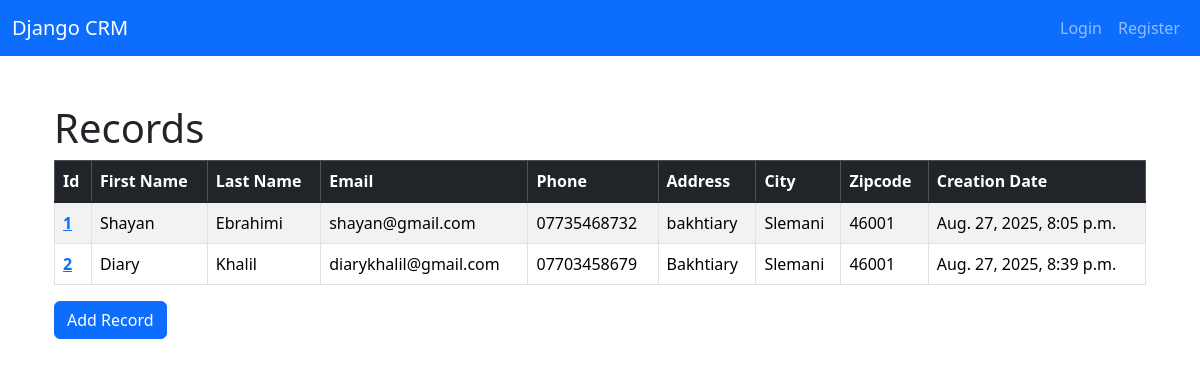
The app's page /, older data.
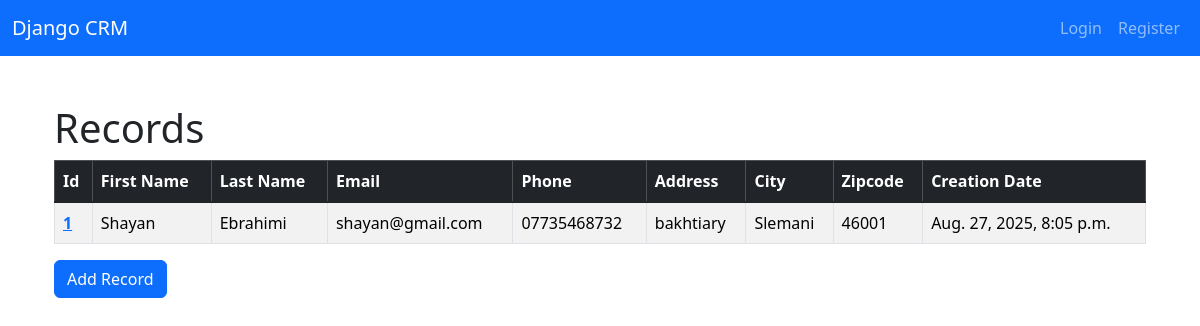
The same page, newer data.
### website/models.py (models this page shows, shortened)
class Record(models.Model):
    created_at = models.DateTimeField(auto_now_add=True)
    first_name = models.CharField(max_length=100)
    last_name = models.CharField(max_length=100)
    email = models.CharField(max_length=100)
    phone_number = models.CharField(max_length=15)
    address = models.CharField(max_length=100)
    city = models.CharField(max_length=100)
    state = models.CharField(max_length=100)
    zipcode =models.CharField(max_length=100)

### website/views.py (the view)
# urls.py: 2. Add a URL to urlpatterns:  path('', views.home, name='home')
def home(request):
    records = Record.objects.all()
    context = {"records":records}
    return render(request, "home.html", context)

### website/templates/home.html (shortened to what this page needs)
{% extends "layout.html" %}
{% block content %}
    <h1>Records</h1>
    <table class="table table-striped table-hover table-bordered">
  <thead class="table-dark">
    <tr>
      <th scope="col">Id</th>
      <th scope="col">First Name</th>
      <th scope="col">Last Name</th>
      <th scope="col">Email</th>
      <th scope="col">Phone</th>
      <th scope="col">Address</th>
      <th scope="col">City</th>
      <th scope="col">Zipcode</th>
      <th scope="col">Creation Date</th>
    </tr>
  </thead>
  <tbody class="table-group-divider">
    {% if records %}
        {% for record in records %}
            <tr>
                <th scope="row"><a href="{% url "customer_record" pk=record.id %}">{{record.id}}</th></a>
                <td>{{record.first_name}}</td>
                <td>{{record.last_name}}</td>
                <td>{{record.email}}</td>
                <td>{{record.phone_number}}</td>
                <td>{{record.address}}</td>
                <td>{{record.city}}</td>
                <td>{{record.zipcode}}</td>
                <td>{{record.created_at}}</td>
            </tr>
        {% endfor %}
    {% endif %}
  </tbody>
</table>
<a href="{% url "add_record" %}" class="btn btn-primary">Add Record</a>
{% endblock content %}

### website/templates/layout.html (shortened to what this page needs)
{% load static %}
<!doctype html>
<html lang="en">
  <head>
    <link href="https://cdn.jsdelivr.net/npm/bootstrap@5.3.7/dist/css/bootstrap.min.css" rel="stylesheet">
  </head>
  <body>
    {% include "navbar.html" %}
    <br>
    <div class="container">
    <main class="container my-4">
        {% block content %}
        {% endblock content %}
    </main>
    </div>
  </body>
  </body>
</html>

### website/templates/navbar.html (shortened to what this page needs)
<nav class="navbar navbar-expand-lg navbar-dark bg-primary">
  <div class="container-fluid">
    <a class="navbar-brand" href="{% url "home" %}">Django CRM</a>
    <div class="collapse navbar-collapse" id="navbarSupportedContent">
      <ul class="navbar-nav ms-auto mb-2 mb-lg-0">
        {% if user.is_authenticated %}
        <li class="nav-item">
          <a class="nav-link" href="{% url "logout" %}">Logout</a>
        </li>
        <span class="navbar-text" >User: {{ user }}</span>
        {% else %}
          <li class="nav-item">
            <a class="nav-link" href="{% url "login" %}">Login</a>
          </li>
          <li class="nav-item">
            <a class="nav-link" href="{% url "register" %}">Register</a>
          </li>
        {% endif %}
      </ul>
    </div>
  </div>
</nav>

Row changes from the older to the newer data that the page shows:
removed Record: id "2", first_name "Diary", last_name "Khalil", email "diarykhalil@gmail.com", phone_number "07703458679", address "Bakhtiary", city "Slemani", zipcode "46001", created_at "Aug. 27, 2025, 8:39 p.m."
